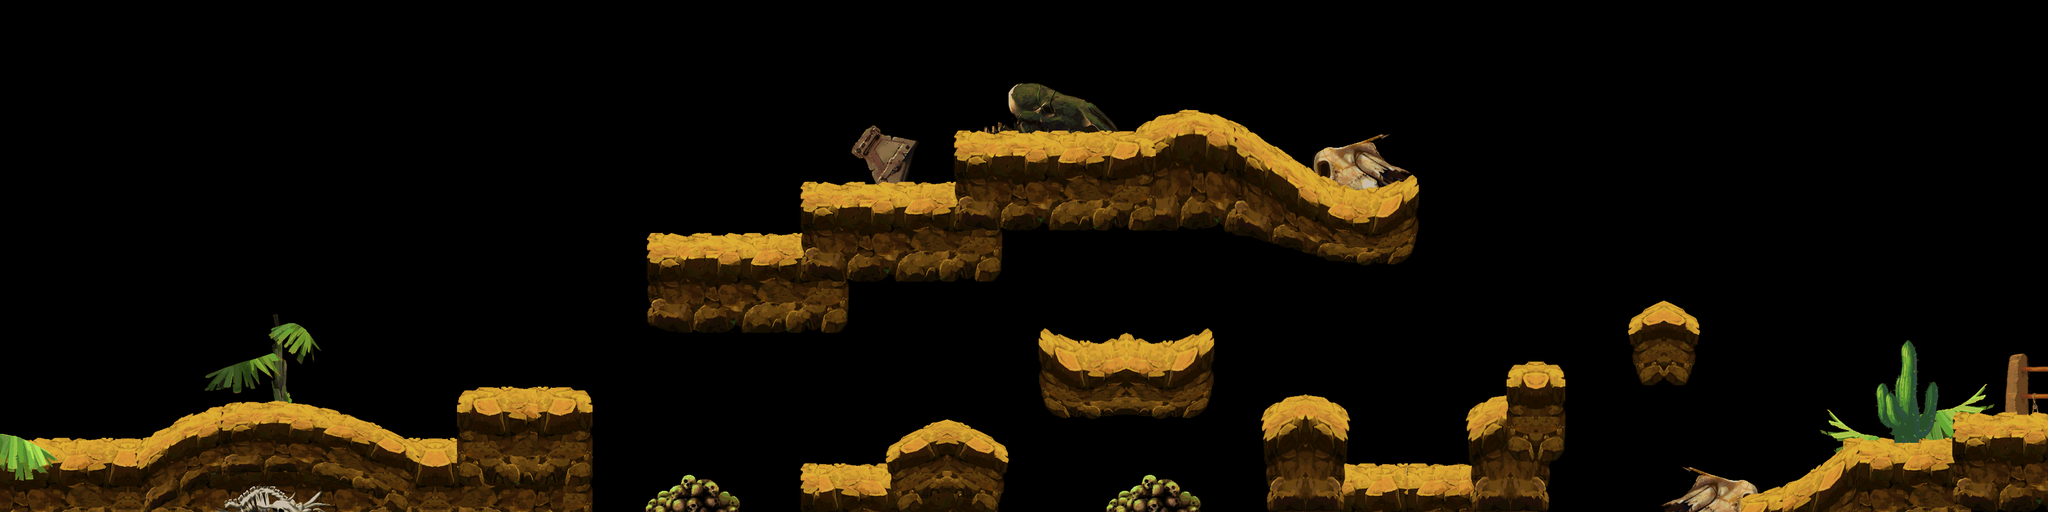

Tiled map render using the project's own tile images. Description and the map definition, with tile-layer contents summarised, below:
An orthogonal 80x20 tile map with 40x40 px tiles, 4 tile layers (land1, land2, land3, land4) and 75 objects.

<map version="1.0" orientation="orthogonal" width="80" height="20" tilewidth="40" tileheight="40">
 <tileset firstgid="1" name="5_3" tilewidth="40" tileheight="40">
  <image source="d-land.png" width="2025" height="1793" />
 </tileset>
 <layer name="land1" width="80" height="20">
  <data>[1600 cells, 190 non-empty, 160 distinct tile ids]</data>
 </layer>
 <layer name="land2" width="80" height="20">
  <data>[1600 cells, 444 non-empty, 189 distinct tile ids]</data>
 </layer>
 <layer name="land3" width="80" height="20">
  <data>[1600 cells, 327 non-empty, 201 distinct tile ids]</data>
 </layer>
 <layer name="land4" width="80" height="20">
  <data>[1600 cells, 33 non-empty, 21 distinct tile ids]</data>
 </layer>
 <objectgroup name="pengzhuang" width="80" height="20">
  <object x="348" y="651" width="143" height="44" />
  <object x="632" y="699" width="80" height="81" />
  <object x="-6" y="707" width="218" height="60" />
  <object x="712" y="633" width="213" height="159" />
  <object x="1014" y="387" width="236" height="46" />
  <object x="1251" y="305" width="239" height="94" />
  <object x="1490" y="231" width="282" height="85" />
  <object x="2094" y="322" width="120" height="39" />
  <object x="1955" y="320" width="139" height="37" />
  <object x="1772" y="232" width="82" height="43" />
  <object x="1855" y="221" width="102" height="50" />
  <object x="1634" y="547" width="255" height="45" />
  <object x="1253" y="750" width="127" height="50" />
  <object x="1381" y="710" width="191" height="51" />
  <object x="2905" y="706" width="143" height="120" />
  <object x="2834" y="757" width="70" height="46" />
  <object x="2720" y="796" width="112" height="20" />
  <object x="2548" y="509" width="103" height="41" />
  <object x="2105" y="746" width="187" height="53" />
  <object x="1975" y="666" width="109" height="41" />
  <object x="2292" y="667" width="24" height="119" />
  <object x="2353" y="589" width="90" height="68" />
  <object x="213" y="708" width="135" height="62" />
  <object x="488" y="699" width="144" height="72" />
  <object x="2085" y="665" width="20" height="136" />
  <object x="3049" y="675" width="176" height="89" />
 </objectgroup>
 <objectgroup name="zuobiao1" width="80" height="20">
  <object x="1157" y="379">
   <properties>
    <property name="id" value="1" />
    <property name="type" value="1" />
   </properties>
  </object>
  <object x="1676" y="237">
   <properties>
    <property name="id" value="1" />
    <property name="type" value="1" />
   </properties>
  </object>
  <object x="1612" y="237">
   <properties>
    <property name="id" value="1" />
    <property name="type" value="1" />
   </properties>
  </object>
  <object x="868" y="634">
   <properties>
    <property name="id" value="1" />
    <property name="type" value="1" />
   </properties>
  </object>
  <object x="804" y="634">
   <properties>
    <property name="id" value="1" />
    <property name="type" value="1" />
   </properties>
  </object>
  <object x="2244" y="756">
   <properties>
    <property name="id" value="1" />
    <property name="type" value="1" />
   </properties>
  </object>
  <object x="2180" y="756">
   <properties>
    <property name="id" value="1" />
    <property name="type" value="1" />
   </properties>
  </object>
 </objectgroup>
 <objectgroup name="zuobiao2" width="80" height="20">
  <object x="846" y="619">
   <properties>
    <property name="id" value="101" />
    <property name="num" value="5" />
    <property name="range" value="100" />
    <property name="time" value="1" />
    <property name="timemax" value="12" />
    <property name="timemin" value="3" />
    <property name="z" value="0" />
   </properties>
  </object>
  <object x="424" y="652">
   <properties>
    <property name="id" value="101" />
    <property name="num" value="6" />
    <property name="range" value="20" />
    <property name="time" value="2" />
    <property name="timemax" value="12" />
    <property name="timmin" value="3" />
   </properties>
  </object>
  <object x="1642" y="230">
   <properties>
    <property name="id" value="101" />
    <property name="num" value="6" />
    <property name="range" value="20" />
    <property name="time" value="2" />
    <property name="timemax" value="12" />
    <property name="timmin" value="3" />
   </properties>
  </object>
  <object x="1396" y="302">
   <properties>
    <property name="id" value="101" />
    <property name="num" value="6" />
    <property name="range" value="20" />
    <property name="time" value="2" />
    <property name="timemax" value="12" />
    <property name="timmin" value="3" />
   </properties>
  </object>
  <object x="2202" y="744">
   <properties>
    <property name="id" value="101" />
    <property name="num" value="6" />
    <property name="range" value="20" />
    <property name="time" value="2" />
    <property name="timemax" value="12" />
    <property name="timmin" value="3" />
   </properties>
  </object>
  <object x="1720" y="546">
   <properties>
    <property name="id" value="103" />
    <property name="num" value="4" />
    <property name="range" value="50" />
    <property name="time" value="6" />
    <property name="timemax" value="10" />
    <property name="timmin" value="3" />
   </properties>
  </object>
  <object x="1574" y="228">
   <properties>
    <property name="id" value="103" />
    <property name="num" value="4" />
    <property name="range" value="50" />
    <property name="time" value="6" />
    <property name="timemax" value="10" />
    <property name="timmin" value="3" />
   </properties>
  </object>
  <object x="136" y="708">
   <properties>
    <property name="id" value="111" />
    <property name="num" value="2" />
    <property name="range" value="20" />
    <property name="time" value="1" />
    <property name="timemax" value="8" />
    <property name="timmin" value="1" />
   </properties>
  </object>
  <object x="664" y="702">
   <properties>
    <property name="id" value="111" />
    <property name="num" value="2" />
    <property name="range" value="20" />
    <property name="time" value="1" />
    <property name="timemax" value="8" />
    <property name="timmin" value="1" />
   </properties>
  </object>
  <object x="1326" y="742">
   <properties>
    <property name="id" value="111" />
    <property name="num" value="2" />
    <property name="range" value="20" />
    <property name="time" value="1" />
    <property name="timemax" value="8" />
    <property name="timmin" value="1" />
   </properties>
  </object>
  <object x="2122" y="318">
   <properties>
    <property name="id" value="111" />
    <property name="num" value="2" />
    <property name="range" value="20" />
    <property name="time" value="1" />
    <property name="timemax" value="8" />
    <property name="timmin" value="1" />
   </properties>
  </object>
  <object x="140" y="80">
   <properties>
    <property name="id" value="107" />
    <property name="num" value="3" />
    <property name="range" value="0" />
    <property name="time" value="1" />
    <property name="timemax" value="12" />
    <property name="timmin" value="3" />
   </properties>
  </object>
  <object x="712" y="92">
   <properties>
    <property name="id" value="107" />
    <property name="num" value="3" />
    <property name="range" value="0" />
    <property name="time" value="1" />
    <property name="timemax" value="12" />
    <property name="timmin" value="3" />
   </properties>
  </object>
  <object x="1300" y="80">
   <properties>
    <property name="id" value="107" />
    <property name="num" value="3" />
    <property name="range" value="0" />
    <property name="time" value="1" />
    <property name="timemax" value="12" />
    <property name="timmin" value="3" />
   </properties>
  </object>
  </objectgroup>
 <objectgroup name="zuobiao3" width="80" height="20">
  <!-- 15 objects omitted --></objectgroup>
</map>
<!-- 28 of 75 objects omitted -->
